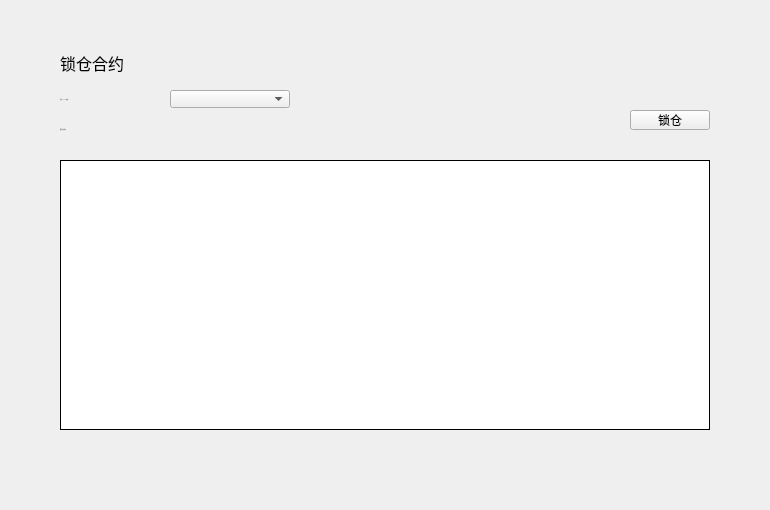
<?xml version="1.0" encoding="UTF-8"?>
<ui version="4.0">
 <class>LockContractPage</class>
 <widget class="QWidget" name="LockContractPage">
  <property name="geometry">
   <rect>
    <x>0</x>
    <y>0</y>
    <width>770</width>
    <height>510</height>
   </rect>
  </property>
  <property name="windowTitle">
   <string>Form</string>
  </property>
  <widget class="QLabel" name="label">
   <property name="geometry">
    <rect>
     <x>60</x>
     <y>90</y>
     <width>110</width>
     <height>18</height>
    </rect>
   </property>
   <property name="font">
    <font>
     <family>Microsoft YaHei UI Light</family>
     <pointsize>-1</pointsize>
     <weight>50</weight>
     <italic>false</italic>
     <bold>false</bold>
    </font>
   </property>
   <property name="styleSheet">
    <string notr="true">QLabel{color: rgb(137,129,161);
font: 11px &quot;Microsoft YaHei UI Light&quot;;}</string>
   </property>
   <property name="text">
    <string>当前SENATOR账号</string>
   </property>
   <property name="alignment">
    <set>Qt::AlignLeading|Qt::AlignLeft|Qt::AlignVCenter</set>
   </property>
  </widget>
  <widget class="QComboBox" name="accountComboBox">
   <property name="geometry">
    <rect>
     <x>170</x>
     <y>90</y>
     <width>120</width>
     <height>18</height>
    </rect>
   </property>
   <property name="font">
    <font>
     <family>微软雅黑</family>
     <weight>50</weight>
     <bold>false</bold>
    </font>
   </property>
   <property name="focusPolicy">
    <enum>Qt::NoFocus</enum>
   </property>
   <property name="styleSheet">
    <string notr="true"/>
   </property>
  </widget>
  <widget class="QLabel" name="title_label">
   <property name="geometry">
    <rect>
     <x>60</x>
     <y>50</y>
     <width>200</width>
     <height>26</height>
    </rect>
   </property>
   <property name="font">
    <font>
     <family>微软雅黑</family>
     <pointsize>12</pointsize>
     <weight>50</weight>
     <italic>false</italic>
     <bold>false</bold>
    </font>
   </property>
   <property name="styleSheet">
    <string notr="true"/>
   </property>
   <property name="text">
    <string>锁仓合约</string>
   </property>
  </widget>
  <widget class="QLabel" name="contractAddressLabel">
   <property name="geometry">
    <rect>
     <x>170</x>
     <y>120</y>
     <width>300</width>
     <height>18</height>
    </rect>
   </property>
   <property name="font">
    <font>
     <family>Microsoft YaHei UI Light</family>
     <pointsize>-1</pointsize>
     <weight>50</weight>
     <italic>false</italic>
     <bold>false</bold>
    </font>
   </property>
   <property name="styleSheet">
    <string notr="true">QLabel{color: rgb(137,129,161);
font: 11px &quot;Microsoft YaHei UI Light&quot;;}</string>
   </property>
   <property name="text">
    <string/>
   </property>
   <property name="alignment">
    <set>Qt::AlignLeading|Qt::AlignLeft|Qt::AlignVCenter</set>
   </property>
   <property name="textInteractionFlags">
    <set>Qt::LinksAccessibleByMouse|Qt::TextSelectableByMouse</set>
   </property>
  </widget>
  <widget class="QLabel" name="label_2">
   <property name="geometry">
    <rect>
     <x>60</x>
     <y>120</y>
     <width>110</width>
     <height>18</height>
    </rect>
   </property>
   <property name="font">
    <font>
     <family>Microsoft YaHei UI Light</family>
     <pointsize>-1</pointsize>
     <weight>50</weight>
     <italic>false</italic>
     <bold>false</bold>
    </font>
   </property>
   <property name="styleSheet">
    <string notr="true">QLabel{color: rgb(137,129,161);
font: 11px &quot;Microsoft YaHei UI Light&quot;;}</string>
   </property>
   <property name="text">
    <string>锁仓合约地址</string>
   </property>
   <property name="alignment">
    <set>Qt::AlignLeading|Qt::AlignLeft|Qt::AlignVCenter</set>
   </property>
  </widget>
  <widget class="QToolButton" name="lockBtn">
   <property name="geometry">
    <rect>
     <x>630</x>
     <y>110</y>
     <width>80</width>
     <height>20</height>
    </rect>
   </property>
   <property name="font">
    <font>
     <family>微软雅黑</family>
     <weight>50</weight>
     <italic>false</italic>
     <bold>false</bold>
    </font>
   </property>
   <property name="cursor">
    <cursorShape>PointingHandCursor</cursorShape>
   </property>
   <property name="focusPolicy">
    <enum>Qt::NoFocus</enum>
   </property>
   <property name="styleSheet">
    <string notr="true"/>
   </property>
   <property name="text">
    <string>锁仓</string>
   </property>
  </widget>
  <widget class="QTableWidget" name="lockFundTableWidget">
   <property name="geometry">
    <rect>
     <x>60</x>
     <y>160</y>
     <width>650</width>
     <height>270</height>
    </rect>
   </property>
   <property name="cursor" stdset="0">
    <cursorShape>ArrowCursor</cursorShape>
   </property>
   <property name="layoutDirection">
    <enum>Qt::LeftToRight</enum>
   </property>
   <property name="styleSheet">
    <string notr="true"/>
   </property>
   <property name="frameShape">
    <enum>QFrame::Box</enum>
   </property>
   <property name="frameShadow">
    <enum>QFrame::Plain</enum>
   </property>
   <property name="verticalScrollBarPolicy">
    <enum>Qt::ScrollBarAsNeeded</enum>
   </property>
   <property name="horizontalScrollBarPolicy">
    <enum>Qt::ScrollBarAlwaysOff</enum>
   </property>
   <property name="autoScroll">
    <bool>true</bool>
   </property>
   <property name="editTriggers">
    <set>QAbstractItemView::NoEditTriggers</set>
   </property>
   <property name="selectionMode">
    <enum>QAbstractItemView::NoSelection</enum>
   </property>
   <property name="iconSize">
    <size>
     <width>19</width>
     <height>12</height>
    </size>
   </property>
   <property name="showGrid">
    <bool>true</bool>
   </property>
   <property name="gridStyle">
    <enum>Qt::SolidLine</enum>
   </property>
   <attribute name="horizontalHeaderVisible">
    <bool>false</bool>
   </attribute>
   <attribute name="horizontalHeaderCascadingSectionResizes">
    <bool>false</bool>
   </attribute>
   <attribute name="horizontalHeaderHighlightSections">
    <bool>false</bool>
   </attribute>
   <attribute name="verticalHeaderVisible">
    <bool>false</bool>
   </attribute>
   <attribute name="verticalHeaderHighlightSections">
    <bool>false</bool>
   </attribute>
   <column>
    <property name="text">
     <string>币种</string>
    </property>
    <property name="font">
     <font>
      <family>微软雅黑</family>
     </font>
    </property>
    <property name="textAlignment">
     <set>AlignCenter</set>
    </property>
   </column>
   <column>
    <property name="text">
     <string>已锁金额</string>
    </property>
    <property name="font">
     <font>
      <family>微软雅黑</family>
     </font>
    </property>
    <property name="textAlignment">
     <set>AlignCenter</set>
    </property>
   </column>
   <column>
    <property name="text">
     <string>解锁时间</string>
    </property>
    <property name="font">
     <font>
      <family>微软雅黑</family>
     </font>
    </property>
    <property name="textAlignment">
     <set>AlignCenter</set>
    </property>
   </column>
   <column>
    <property name="text">
     <string/>
    </property>
   </column>
  </widget>
 </widget>
 <resources/>
 <connections/>
</ui>
